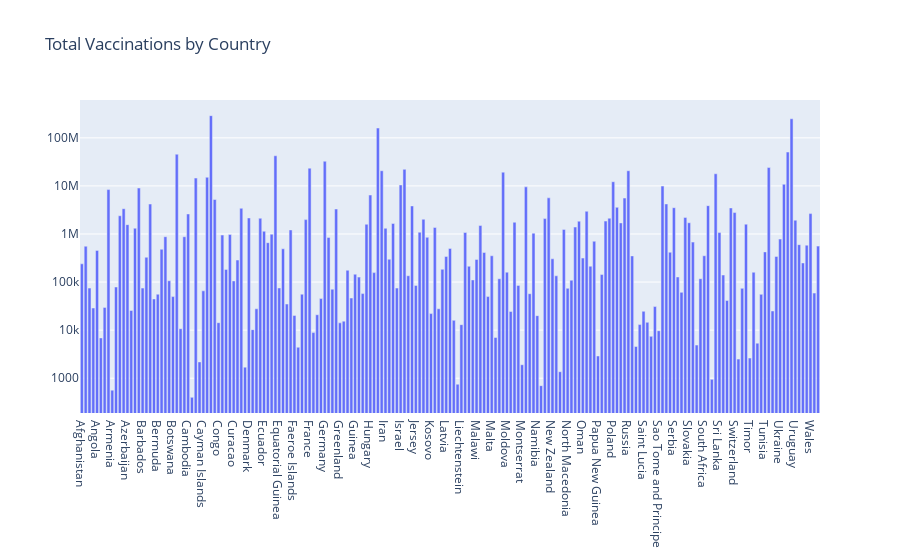

The cell this chart's notebook holds for it:
### Code cell
#specifying x & y axis and layout of bar graph 
data = [go.Bar(x=total_country_vax.index, y=total_country_vax.total_vaccinations, name='Total Vaccinations by Country')]
layout = go.Layout(title = 'Total Vaccinations by Country')

#create our figure to be plotted
vax_bar_fig = go.Figure(data = data, layout = layout)
vax_bar_fig.update_yaxes(type="log")

### Figure 1 — Plotly figure (JSON) as saved in the notebook; plotly's stock layout.template omitted (floating-point values rounded to 4 significant figures; data arrays with more than 128 entries replaced by an {"elided": "..."} marker saying what was removed)
{"data": [{"name": "Total Vaccinations by Country", "type": "bar", "x": {"elided": "195 str values"}, "y": {"elided": "195 int values"}}], "layout": {"title": {"text": "Total Vaccinations by Country"}, "yaxis": {"type": "log"}}}
